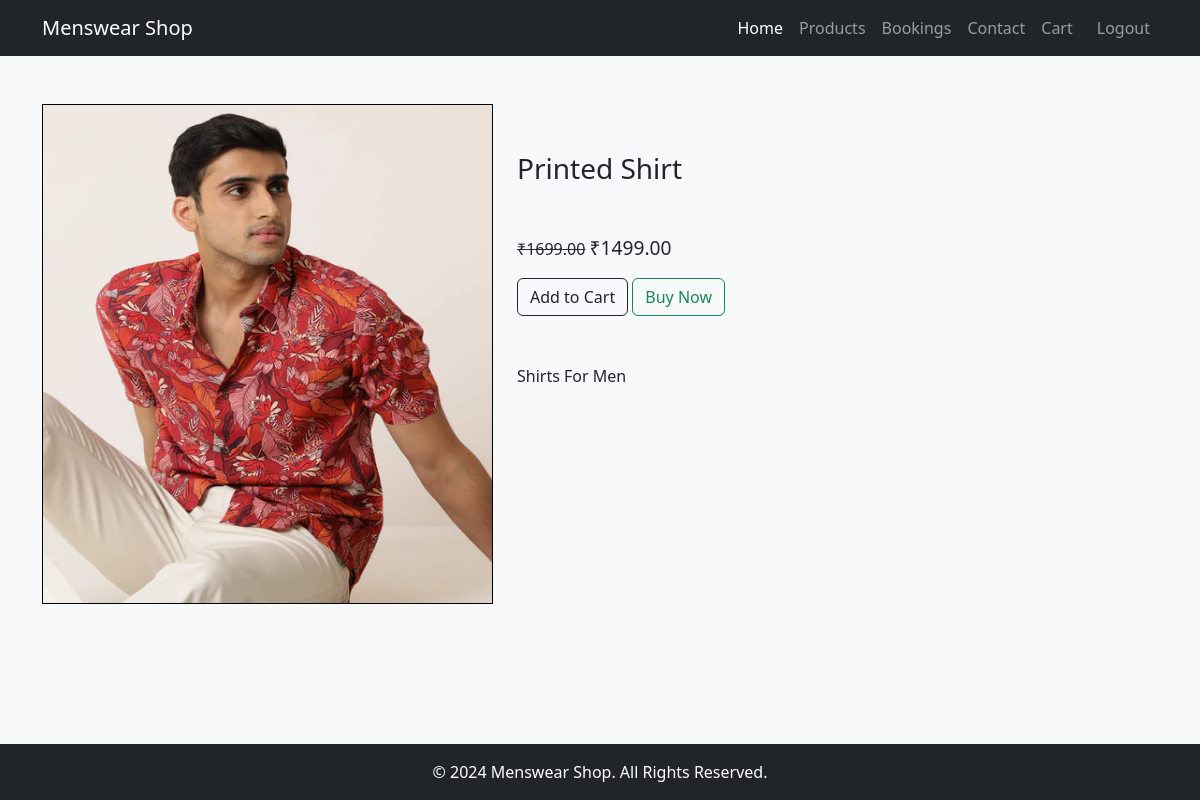
Page /view_product/1 on the committed database.
### app/models.py (models this page shows)
class Product(models.Model):
    pid=models.TextField()
    name=models.TextField()
    dis=models.TextField()
    price=models.IntegerField()
    off_price=models.IntegerField()
    stock=models.IntegerField()
    img=models.FileField()

### app/views.py (the view)
# urls.py: path("view_product/<pid>",views.view_product),
def view_product(req,pid):
    data= Product.objects.get(pk=pid)
    return render(req,'user/viewpro.html',{'product': data})

### templates/user/viewpro.html (shortened to what this page needs)
<!DOCTYPE html>
<html lang="en">
<head>
  <link href="https://cdn.jsdelivr.net/npm/bootstrap@5.3.0-alpha1/dist/css/bootstrap.min.css" rel="stylesheet">
  {% load static %}
</head>
<body class="bg-light">
  <nav class="navbar navbar-expand-lg navbar-dark bg-dark">
    <div class="container">
      <a class="navbar-brand" href="#">Menswear Shop</a>
      <div class="collapse navbar-collapse" id="navbarNav">
        <ul class="navbar-nav ms-auto">
          <li class="nav-item">
            <a class="nav-link active" href="#">Home</a>
          </li>
          <li class="nav-item">
            <a class="nav-link" href="#">Products</a>
          </li>
          <li class="nav-item">
            <a class="nav-link" href="bookings">Bookings</a>
          </li>
          <li class="nav-item">
            <a class="nav-link" href="#">Contact</a>
          </li>
          <li class="nav-item">
            <a class="nav-link" href="view_cart">Cart</a>
          </li>
          <li class="nav-item">
            <a class="nav-link btn btn-outline-light ms-2" href="../logout">Logout</a>
          </li>
        </ul>
      </div>
    </div>
  </nav>
   <div class="container my-5">
    <div class="row">
    <div class="col-lg-5">
        <img src="{{product.img.url}}"  style="width: 100%; height: 500px; border: 1px solid black;" alt="">
    </div>
    <div class="col-lg-7">
        <h3 class="my-5">{{product.name}}</h3>
        <p class="mb-3">
            <span  style="text-decoration: line-through;">₹{{product.price}}.00</span>
            <span style="font-size:larger;">₹{{product.off_price}}.00</span>
        </p>
        <a href="../add_to_cart/{{product.pk}}" class="btn btn-outline-dark mb-5">Add to Cart</a>
        <a href="#" class="btn btn-outline-success mb-5">Buy Now</a>
        <p>{{product.dis}}</p>
    </div>
    </div>
   </div>
  <footer class="bg-dark text-white text-center py-3 fixed-bottom">
    <p class="mb-0">&copy; 2024 Menswear Shop. All Rights Reserved.</p>
  </footer>
</body>
</html>

### rows in the picture
Product: img (picture), name "Printed Shirt", price "1699", off_price "1499", dis "Shirts For Men"
